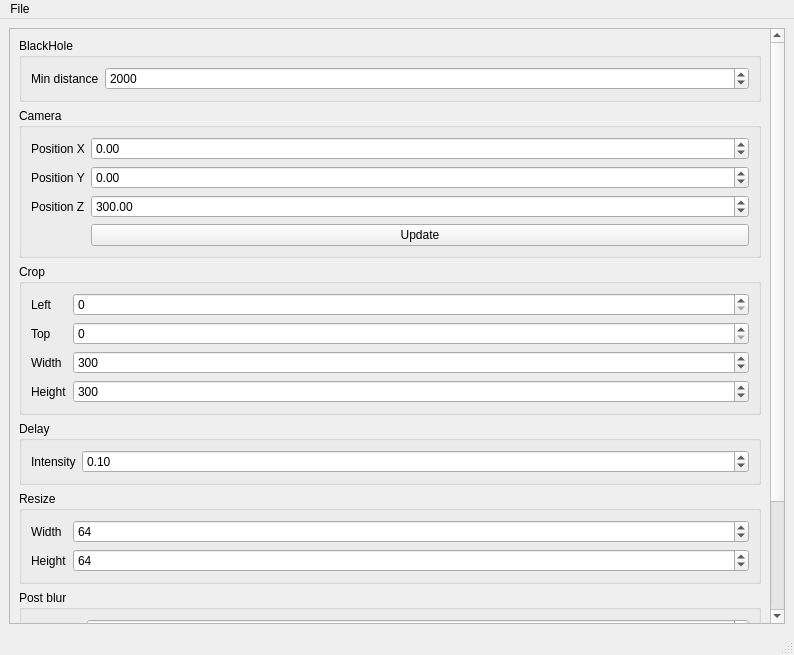
<?xml version="1.0" encoding="UTF-8"?>
<ui version="4.0">
 <class>CalibrationWindow</class>
 <widget class="QMainWindow" name="CalibrationWindow">
  <property name="geometry">
   <rect>
    <x>0</x>
    <y>0</y>
    <width>794</width>
    <height>655</height>
   </rect>
  </property>
  <property name="windowTitle">
   <string>Calibration window</string>
  </property>
  <widget class="QWidget" name="centralwidget">
   <layout class="QHBoxLayout" name="horizontalLayout">
    <item>
     <widget class="QScrollArea" name="scrollArea">
      <property name="accessibleName">
       <string/>
      </property>
      <property name="widgetResizable">
       <bool>true</bool>
      </property>
      <widget class="QWidget" name="scrollAreaWidgetContents">
       <property name="geometry">
        <rect>
         <x>0</x>
         <y>-48</y>
         <width>757</width>
         <height>642</height>
        </rect>
       </property>
       <layout class="QVBoxLayout" name="verticalLayout">
        <property name="sizeConstraint">
         <enum>QLayout::SetMinAndMaxSize</enum>
        </property>
        <item>
         <widget class="QGroupBox" name="groupBox_3">
          <property name="title">
           <string>BlackHole</string>
          </property>
          <layout class="QFormLayout" name="formLayout">
           <item row="0" column="0">
            <widget class="QLabel" name="label_7">
             <property name="text">
              <string>Min distance</string>
             </property>
            </widget>
           </item>
           <item row="0" column="1">
            <widget class="QSpinBox" name="blackhole_min_distance">
             <property name="focusPolicy">
              <enum>Qt::WheelFocus</enum>
             </property>
             <property name="minimum">
              <number>1000</number>
             </property>
             <property name="maximum">
              <number>3000</number>
             </property>
             <property name="value">
              <number>2000</number>
             </property>
            </widget>
           </item>
          </layout>
         </widget>
        </item>
        <item>
         <widget class="QGroupBox" name="groupBox_5">
          <property name="title">
           <string>Camera</string>
          </property>
          <layout class="QFormLayout" name="formLayout_2">
           <item row="0" column="0">
            <widget class="QLabel" name="label_11">
             <property name="text">
              <string>Position X</string>
             </property>
            </widget>
           </item>
           <item row="0" column="1">
            <widget class="QDoubleSpinBox" name="camera_pos_y">
             <property name="minimum">
              <double>-10000.000000000000000</double>
             </property>
             <property name="maximum">
              <double>10000.000000000000000</double>
             </property>
            </widget>
           </item>
           <item row="1" column="0">
            <widget class="QLabel" name="label_12">
             <property name="text">
              <string>Position Y</string>
             </property>
            </widget>
           </item>
           <item row="1" column="1">
            <widget class="QDoubleSpinBox" name="camera_pos_x">
             <property name="minimum">
              <double>-10000.000000000000000</double>
             </property>
             <property name="maximum">
              <double>10000.000000000000000</double>
             </property>
            </widget>
           </item>
           <item row="2" column="0">
            <widget class="QLabel" name="label_8">
             <property name="text">
              <string>Position Z</string>
             </property>
            </widget>
           </item>
           <item row="2" column="1">
            <widget class="QDoubleSpinBox" name="camera_pos_z">
             <property name="minimum">
              <double>100.000000000000000</double>
             </property>
             <property name="maximum">
              <double>10000.000000000000000</double>
             </property>
             <property name="value">
              <double>300.000000000000000</double>
             </property>
            </widget>
           </item>
           <item row="3" column="1">
            <widget class="QPushButton" name="camera_update">
             <property name="text">
              <string>Update</string>
             </property>
            </widget>
           </item>
          </layout>
         </widget>
        </item>
        <item>
         <widget class="QGroupBox" name="groupBox_2">
          <property name="title">
           <string>Crop</string>
          </property>
          <layout class="QFormLayout" name="formLayout_6">
           <item row="0" column="0">
            <widget class="QLabel" name="label_4">
             <property name="text">
              <string>Left</string>
             </property>
            </widget>
           </item>
           <item row="0" column="1">
            <widget class="QSpinBox" name="crop_left">
             <property name="focusPolicy">
              <enum>Qt::WheelFocus</enum>
             </property>
             <property name="minimum">
              <number>0</number>
             </property>
             <property name="maximum">
              <number>800</number>
             </property>
             <property name="value">
              <number>0</number>
             </property>
            </widget>
           </item>
           <item row="1" column="0">
            <widget class="QLabel" name="label_3">
             <property name="text">
              <string>Top</string>
             </property>
            </widget>
           </item>
           <item row="1" column="1">
            <widget class="QSpinBox" name="crop_top">
             <property name="focusPolicy">
              <enum>Qt::WheelFocus</enum>
             </property>
             <property name="minimum">
              <number>0</number>
             </property>
             <property name="maximum">
              <number>600</number>
             </property>
             <property name="value">
              <number>0</number>
             </property>
            </widget>
           </item>
           <item row="2" column="0">
            <widget class="QLabel" name="label_5">
             <property name="text">
              <string>Width</string>
             </property>
            </widget>
           </item>
           <item row="2" column="1">
            <widget class="QSpinBox" name="crop_width">
             <property name="focusPolicy">
              <enum>Qt::WheelFocus</enum>
             </property>
             <property name="minimum">
              <number>1</number>
             </property>
             <property name="maximum">
              <number>800</number>
             </property>
             <property name="value">
              <number>300</number>
             </property>
            </widget>
           </item>
           <item row="3" column="0">
            <widget class="QLabel" name="label_6">
             <property name="text">
              <string>Height</string>
             </property>
            </widget>
           </item>
           <item row="3" column="1">
            <widget class="QSpinBox" name="crop_height">
             <property name="focusPolicy">
              <enum>Qt::WheelFocus</enum>
             </property>
             <property name="minimum">
              <number>1</number>
             </property>
             <property name="maximum">
              <number>600</number>
             </property>
             <property name="value">
              <number>300</number>
             </property>
            </widget>
           </item>
          </layout>
         </widget>
        </item>
        <item>
         <widget class="QGroupBox" name="groupBox_4">
          <property name="title">
           <string>Delay</string>
          </property>
          <layout class="QFormLayout" name="formLayout_4">
           <item row="0" column="0">
            <widget class="QLabel" name="label_10">
             <property name="text">
              <string>Intensity</string>
             </property>
            </widget>
           </item>
           <item row="0" column="1">
            <widget class="QDoubleSpinBox" name="delay_intensity">
             <property name="minimum">
              <double>0.010000000000000</double>
             </property>
             <property name="maximum">
              <double>1.000000000000000</double>
             </property>
             <property name="singleStep">
              <double>0.010000000000000</double>
             </property>
             <property name="value">
              <double>0.100000000000000</double>
             </property>
            </widget>
           </item>
          </layout>
         </widget>
        </item>
        <item>
         <widget class="QGroupBox" name="resize_group">
          <property name="title">
           <string>Resize</string>
          </property>
          <layout class="QFormLayout" name="formLayout_7">
           <item row="0" column="0">
            <widget class="QLabel" name="label_9">
             <property name="text">
              <string>Width</string>
             </property>
            </widget>
           </item>
           <item row="0" column="1">
            <widget class="QSpinBox" name="resize_width">
             <property name="focusPolicy">
              <enum>Qt::WheelFocus</enum>
             </property>
             <property name="minimum">
              <number>2</number>
             </property>
             <property name="maximum">
              <number>256</number>
             </property>
             <property name="value">
              <number>64</number>
             </property>
            </widget>
           </item>
           <item row="1" column="0">
            <widget class="QLabel" name="label_14">
             <property name="text">
              <string>Height</string>
             </property>
            </widget>
           </item>
           <item row="1" column="1">
            <widget class="QSpinBox" name="resize_height">
             <property name="focusPolicy">
              <enum>Qt::WheelFocus</enum>
             </property>
             <property name="minimum">
              <number>2</number>
             </property>
             <property name="maximum">
              <number>256</number>
             </property>
             <property name="value">
              <number>64</number>
             </property>
            </widget>
           </item>
          </layout>
         </widget>
        </item>
        <item>
         <widget class="QGroupBox" name="post_blur_group">
          <property name="title">
           <string>Post blur</string>
          </property>
          <layout class="QFormLayout" name="formLayout_9">
           <item row="1" column="0">
            <widget class="QLabel" name="label_15">
             <property name="text">
              <string>X kernels</string>
             </property>
            </widget>
           </item>
           <item row="1" column="1">
            <widget class="QSpinBox" name="post_blur_kernels_x">
             <property name="focusPolicy">
              <enum>Qt::WheelFocus</enum>
             </property>
             <property name="minimum">
              <number>1</number>
             </property>
             <property name="singleStep">
              <number>1</number>
             </property>
             <property name="value">
              <number>6</number>
             </property>
            </widget>
           </item>
           <item row="2" column="0">
            <widget class="QLabel" name="label_16">
             <property name="text">
              <string>Y kernels</string>
             </property>
            </widget>
           </item>
           <item row="2" column="1">
            <widget class="QSpinBox" name="post_blur_kernels_y">
             <property name="focusPolicy">
              <enum>Qt::WheelFocus</enum>
             </property>
             <property name="minimum">
              <number>1</number>
             </property>
             <property name="value">
              <number>6</number>
             </property>
            </widget>
           </item>
          </layout>
         </widget>
        </item>
        <item>
         <widget class="QGroupBox" name="groupBox_6">
          <property name="title">
           <string>Volcano</string>
          </property>
          <layout class="QFormLayout" name="formLayout_8">
           <item row="0" column="0">
            <widget class="QLabel" name="label_13">
             <property name="text">
              <string>Times in second</string>
             </property>
            </widget>
           </item>
           <item row="0" column="1">
            <widget class="QSpinBox" name="volcano_times_in_second">
             <property name="minimum">
              <number>1</number>
             </property>
             <property name="maximum">
              <number>30</number>
             </property>
            </widget>
           </item>
          </layout>
         </widget>
        </item>
       </layout>
      </widget>
     </widget>
    </item>
   </layout>
  </widget>
  <widget class="QMenuBar" name="menubar">
   <property name="geometry">
    <rect>
     <x>0</x>
     <y>0</y>
     <width>794</width>
     <height>21</height>
    </rect>
   </property>
   <widget class="QMenu" name="menuFile">
    <property name="title">
     <string>File</string>
    </property>
    <addaction name="actionNew"/>
    <addaction name="actionLoad"/>
    <addaction name="actionSave_as"/>
    <addaction name="actionSave"/>
   </widget>
   <addaction name="menuFile"/>
  </widget>
  <widget class="QStatusBar" name="statusbar"/>
  <action name="actionSave">
   <property name="text">
    <string>Save</string>
   </property>
  </action>
  <action name="actionSave_as">
   <property name="text">
    <string>Save as...</string>
   </property>
  </action>
  <action name="actionLoad">
   <property name="text">
    <string>Load</string>
   </property>
  </action>
  <action name="actionNew">
   <property name="text">
    <string>New</string>
   </property>
  </action>
 </widget>
 <resources/>
 <connections/>
</ui>
